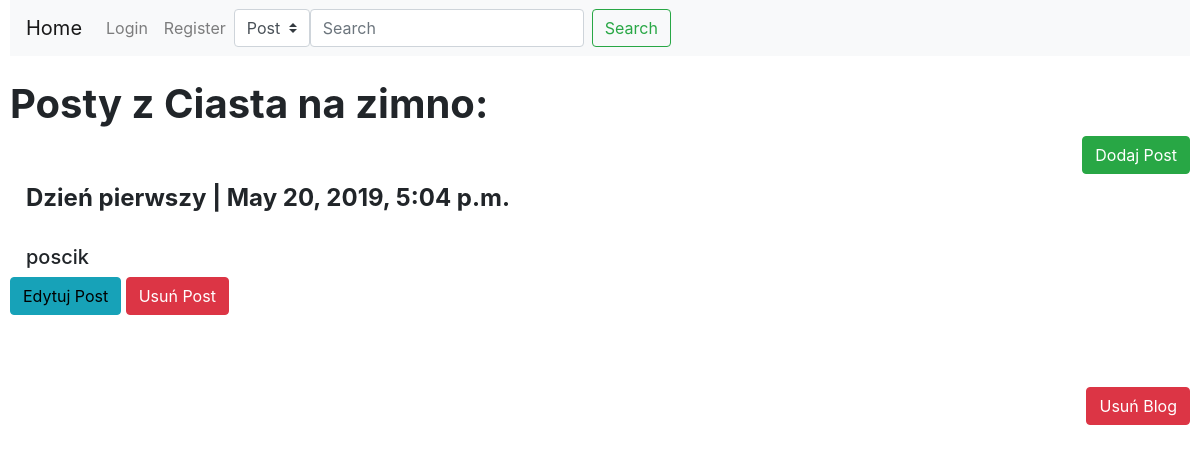
The page /profile/14/details/ on the database as committed earlier.
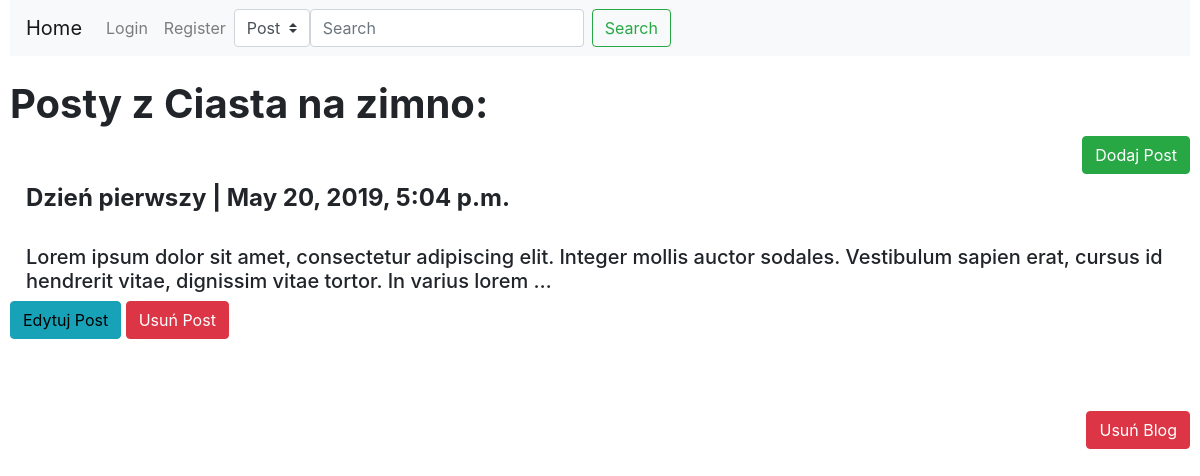
The same page on the database as committed later.
### Blog/models.py (models this page shows)
class Post(models.Model):
    IDPost=models.AutoField(primary_key=True)
    Tytul=models.CharField(max_length=128)
    Tresc=models.TextField()
    Data=models.DateTimeField(default=timezone.now)
    IDBlog=models.ForeignKey(Blog,on_delete=models.CASCADE)
    Haslo=models.CharField(max_length=8,blank=True)
    Obraz=models.ImageField(upload_to=path_and_renamePost,default='Obrazki/default_pic.jpg',blank=True)

### Blog/views.py (the view)
# urls.py: path('profile/<int:blog_id>/details/', views.details, name='details'),
def details(request, blog_id):
    b = models.Blog.objects.get(IDBlog = blog_id)
    posts = models.Post.objects.filter(IDBlog = blog_id)
    return render(request,'Blog/blog.html', {'blog': b, 'posts': posts})

### Blog/templates/Blog/blog.html (shortened to what this page needs)
{%extends 'Blog/base.html'%}
{%block content%}
<h1><strong>Posty z {{blog.Nazwa}}:</strong></h1>
<button type="button" class="btn btn-success" data-toggle="modal" data-target="#DodajPostModal" style="float:right">Dodaj Post</button>
<br><br>
{%if posts%}
{%for post in posts%}
<div class="media">
        <div class="media-body">
          <h4 class="mt-0"><strong>{{post.Tytul}}  |   {{post.Data}}</strong></h4>
          <br>
         <h5>{{post.Tresc|truncatewords:25}}</h5>
        </div>
      </div>
      <button type="button" class="btn btn-info"><a href="/post/{{post.IDPost}}/edit" style="text-decoration: none">Edytuj Post</a></button>
<button type="button" class="btn btn-danger" data-toggle="modal" data-target="#UsunPost{{post.IDPost}}">
    Usuń Post
  </button>
  <br><br>
        </div>
{%endfor%}
{%else%}
<h2>Ten blog nie ma żadnych postów</h2>
{%endif%}
<br><br>
<button type="button" class="btn btn-danger" style="float: right" data-toggle="modal" data-target="#blogDeleteModal">
    Usuń Blog
  </button>
{%endblock%}

Rows that differ between the two databases and show on the page:
changed Post "Dzień pierwszy": Tresc "poscik" → "Lorem ipsum dolor sit amet, consectetur adipiscing elit. Integer mollis auctor sodales. Vestibulum sapien erat, cursus id hendrerit vitae, dignissim vitae tortor. In varius lorem …"
